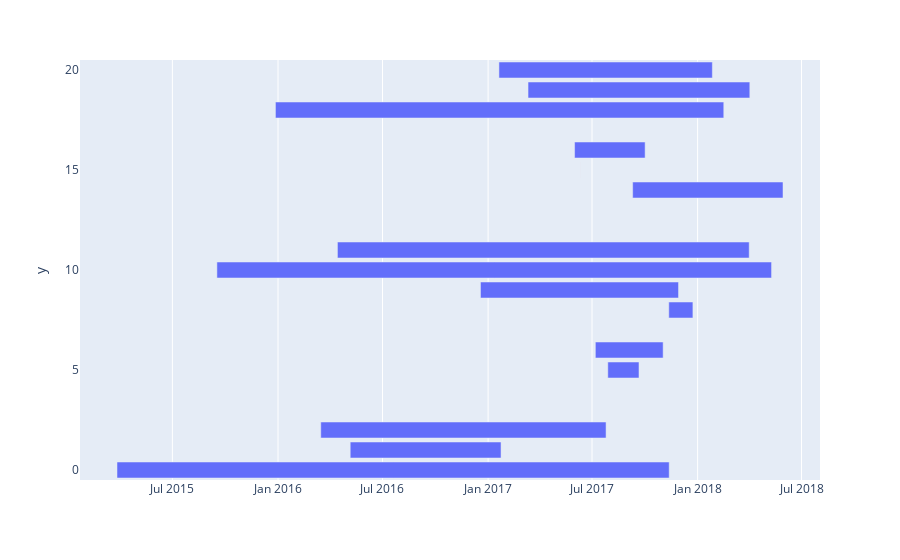

The notebook cell this image was saved under:
### Code cell
# Gantt chart
df_gantt = df.groupby('user')['timestamp'].agg(['min', 'max'])
df_gantt.columns = ['start', 'end']
px.timeline(df_gantt[:20], x_start='start', x_end='end', y=df_gantt[:20].index)

### Figure 1 — Plotly figure (JSON) as saved in the notebook; plotly's stock layout.template omitted (floating-point values rounded to 4 significant figures)
{"data": [{"alignmentgroup": "True", "base": ["2015-03-26T12:03:47", "2016-05-05T19:03:13", "2016-03-15T12:04:14", "2017-07-28T12:56:00", "2017-07-06T20:43:48", "2017-11-11T18:56:17", "2016-12-18T17:30:52", "2015-09-16T13:15:39", "2016-04-13T12:17:46", "2017-09-09T19:24:14", "2017-06-09T12:43:36", "2017-05-31T15:59:39", "2015-12-27T12:33:21", "2017-03-11T13:35:15", "2017-01-19T21:02:58"], "hovertemplate": "start=%{base}<br>end=%{x}<br>y=%{y}<extra></extra>", "legendgroup": "", "marker": {"color": "#636efa", "pattern": {"shape": ""}}, "name": "", "offsetgroup": "", "orientation": "h", "showlegend": false, "textposition": "auto", "type": "bar", "x": [83113797000, 22701154000, 42939307000, 4691466000, 10201299000, 3629087000, 29807464000, 83484409000, 61976906000, 22630613000, 0, 10615364000, 67481621000, 33381445000, 32121305000], "xaxis": "x", "y": [0, 1, 2, 5, 6, 8, 9, 10, 11, 14, 15, 16, 18, 19, 20], "yaxis": "y"}], "layout": {"barmode": "overlay", "legend": {"tracegroupgap": 0}, "margin": {"t": 60}, "xaxis": {"anchor": "y", "domain": [0, 1], "type": "date"}, "yaxis": {"anchor": "x", "domain": [0, 1], "title": {"text": "y"}}}}
